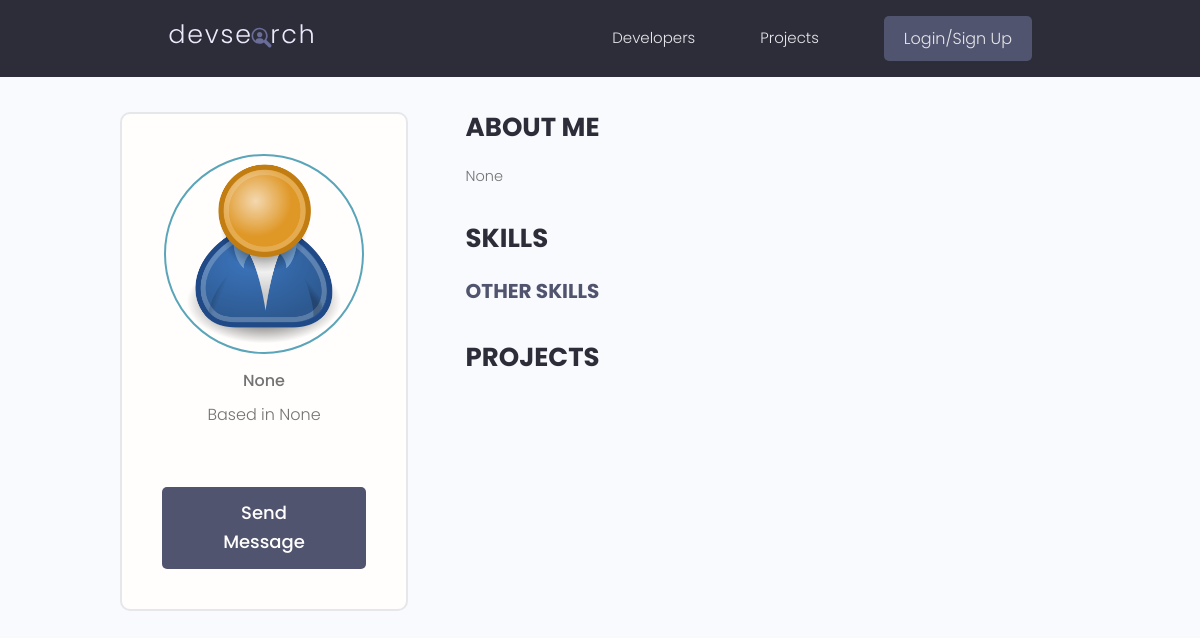
The page /profile/fe5327c821304a3ead88b619c2d0425d/ on the database as committed earlier.
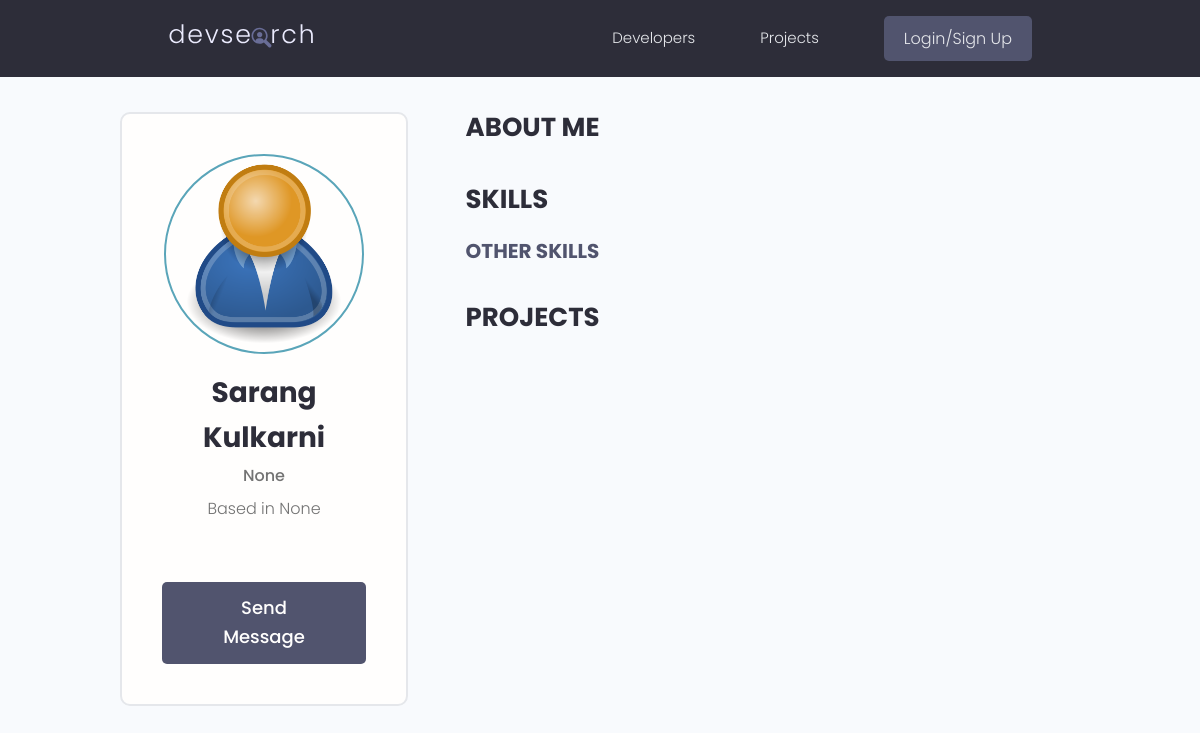
The same page on the database as committed later.
### users/models.py (models this page shows, shortened)
class Profile(models.Model):
    user = models.OneToOneField(
        User, on_delete=models.CASCADE, null=True, blank=True)
    name = models.CharField(max_length=200, blank=True, null=True)
    email = models.EmailField(max_length=500, blank=True, null=True)
    username = models.CharField(max_length=200, blank=True, null=True)
    location = models.CharField(max_length=200, blank=True, null=True)
    short_intro = models.CharField(max_length=200, blank=True, null=True)
    bio = models.TextField(blank=True, null=True)
    profile_image = models.ImageField(
        null=True, blank=True, upload_to='profiles/', default="profiles/user-default.png")
    social_github = models.CharField(max_length=200, blank=True, null=True)
    social_twitter = models.CharField(max_length=200, blank=True, null=True)
    social_linkedin = models.CharField(max_length=200, blank=True, null=True)
    social_youtube = models.CharField(max_length=200, blank=True, null=True)
    social_website = models.CharField(max_length=200, blank=True, null=True)
    created = models.DateTimeField(auto_now_add=True)
    id = models.UUIDField(default=uuid.uuid4, unique=True,
                          primary_key=True, editable=False)
    class Meta:
        ordering = ['created']
    @property
    def imageURL(self):
        try:
            url = self.profile_image.url
        except:
            url = ''
        return url

### users/views.py (the view)
# urls.py: path('profile/<str:pk>/', views.userProfile, name="user-profile"),
def userProfile(request, pk):
    profile = Profile.objects.get(id=pk)
    topSkills = profile.skill_set.exclude(description__exact="")
    otherSkills = profile.skill_set.filter(description="")
    context = {'profile': profile, 'topSkills': topSkills,
               "otherSkills": otherSkills}
    return render(request, 'users/user-profile.html', context)

### users/templates/users/user-profile.html (shortened to what this page needs)
{% extends 'main.html' %}
{% block content %}
<main class="profile my-md">
    <div class="container">
        <div class="layout">
            <div class="column column--1of3">
                <div class="card text-center">
                    <div class="card__body dev">
                        <img class="avatar avatar--xl" src="{{ profile.imageURL }}" />
                        <h2 class="dev__name">{{profile.name}}</h2>
                        <p class="dev__title">{{profile.short_intro}}</p>
                        <p class="dev__location">Based in {{profile.location}}</p>
                        {% if request.user.profile.id != profile.id %}
                        <a href="{% url 'create-message' profile.id %}" class="btn btn--sub btn--lg">Send Message </a>
                        {% endif %}
                    </div>
                </div>
            </div>
            <div class="column column--2of3">
                <div class="devInfo">
                    <h3 class="devInfo__title">About Me</h3>
                    <p class="devInfo__about">{{profile.bio}}</p>
                </div>
                <div class="devInfo">
                    <h3 class="devInfo__title">Skills</h3>
                    <div class="devInfo__skills">
                        <h3 class="devInfo__subtitle">Other Skills</h3>
                    </div>
                </div>
                <div class="devInfo">
                    <h3 class="devInfo__title">Projects</h3>
                </div>
            </div>
        </div>
    </div>
</main>
{% endblock content %}

### templates/main.html (shortened to what this page needs)
<!DOCTYPE html>
{% load static %}
<html>
<head>
    <link rel="stylesheet" href="https://cdn.iconmonstr.com/1.3.0/css/iconmonstr-iconic-font.min.css" />
    <link rel="stylesheet" href="{% static 'uikit/styles/uikit.css' %}" />
    <link rel="stylesheet" href="{% static 'styles/app.css' %}" />
</head>
<body>
    {% include 'navbar.html' %}
    {% block content %}
    {% endblock content %}
</body>
</html>

### templates/navbar.html (shortened to what this page needs)
{% load static %}
<header class="header">
    <div class="container container--narrow">
        <a href="{% url 'profiles' %}" class="header__logo">
            <img src="{% static 'images/logo.svg' %} " alt="DevSearch Logo" />
        </a>
        <nav class="header__nav">
            <ul class="header__menu">
                <li class="header__menuItem"><a href="{% url 'profiles' %}">Developers</a></li>
                <li class="header__menuItem"><a href="{% url 'projects' %}">Projects</a></li>
                {% if request.user.is_authenticated %}
                <li class="header__menuItem"><a href="{% url 'inbox' %}">Inbox</a></li>
                <li class="header__menuItem"><a href="{% url 'account' %}">Account</a></li>
                <li class="header__menuItem"><a href="{% url 'logout' %}" class="btn btn--sub">Logout</a></li>
                {% else %}
                <li class="header__menuItem"><a href="{% url 'login' %}" class="btn btn--sub">Login/Sign Up</a></li>
                {% endif %}
            </ul>
        </nav>
    </div>
</header>

### static/styles/app.css (style rules this page uses)
:root { --color-sub: #2d2d39; }
.btn--sub { background-color: var(--color-sub-light); }
.card { border: 2px solid var(--color-light); }
img { width: 100%; }
.header { position: sticky; z-index: 111; background-color: var(--color-sub); padding: 1.5rem 0; }
.header > .container { display: flex; justify-content: space-between; align-items: center; }
.header__logo > img { height: 3.8rem; }
.header__nav > ul { display: inline-flex; align-items: center; list-style: none; gap: 6.5rem; }
.header__menuItem > a { color: var(--color-light); font-weight: 300; }
.profile .card > .dev { padding: 4rem; }
.dev__name { color: var(--color-sub); font-size: 2.8rem; font-weight: 700; margin-top: 1rem; margin-bottom: 0.5rem; }
.dev__title { font-size: 1.6rem; font-weight: 500; line-height: 1.3; }
.dev__location { margin-top: 1rem; }
.devInfo { margin-bottom: 3rem; }
.devInfo__title, .devInfo__subtitle { font-size: 2.6rem; color: var(--color-sub); text-transform: uppercase; font-weight: 700; margin-bottom: 1.5rem; }
.devInfo__subtitle { font-size: 2rem; color: var(--color-sub-light); }

### static/uikit/styles/modules/_variables.css (style rules this page uses)
:root { --color-main: #5aa5b9; --color-main-light: #e6faff; --color-sub: #3f4156; --color-sub-light: #51546e; --color-sub-lighter: #ededfd; --color-text: #737373; --color-gray: #8b8b8b; --color-light: #e5e7eb; --color-light-gray: #767676; --color-bg: #f8fafd; --color-white: #fffefd; --color-white-light: #f3f3f3; --color-success: #359e64; --color-success-bg: #def8e8; --color-error: #fc4b0b; --color-error-bg: #fff2ee; --font-base: 'Poppins', arial, helvetica, 'Segoe UI', roboto, ubuntu, sans-serif; --font-monospace: 'Fira Code', 'Courier New', courier, monospace; --font-regular: 300; --font-medium: 500; --font-bold: 700; --generic-shadow: 1px 1px 5px #00000010; --generic-transition: all 0.3s ease-in-out; }

### static/uikit/styles/modules/_base.css (style rules this page uses)
* { margin: 0; padding: 0; box-sizing: border-box; text-rendering: optimizeLegibility; color: inherit; font-size: inherit; }
html { font-size: 50%; }
@media only screen and (min-width: 480px) { html { font-size: 56.25%; } }
@media only screen and (min-width: 1200px) { html { font-size: 62.5%; } }
body { line-height: 1.6; font-weight: 400; font-size: 1.5rem; color: var(--color-text); background-color: var(--color-bg); min-height: 100vh; }

### static/uikit/styles/modules/_typography.css (style rules this page uses)
* { font-family: var(--font-base); }
h2 { font-size: 3.6rem; font-weight: var(--font-bold); }
h3 { font-size: 3.2rem; font-weight: var(--font-medium); }
p, span, strong { font-size: 1.6rem; color: var(--color-text); font-weight: var(--font-regular); }
a { padding-bottom: 2px; text-decoration: none; display: inline-block; color: var(--color-main); font-weight: var(--font-medium); }

### static/uikit/styles/modules/_utilities.css (style rules this page uses)
.container { width: 92%; max-width: 165rem; margin: 0 auto; box-sizing: border-box; }
.container--narrow { width: 92%; max-width: 120rem; }
@media screen and (min-width: 1000px) { .container { width: 90%; } }
@media screen and (min-width: 1000px) { .container--narrow { width: 85%; } }
@media screen and (min-width: 1200px) { .container { width: 80%; } }
@media screen and (min-width: 1200px) { .container--narrow { width: 72%; } }
.text-center { text-align: center; }
.my-md { margin: 3rem auto; }

### static/uikit/styles/modules/_avatar.css (style rules this page uses)
.avatar { border-radius: 50%; border: 2px solid var(--color-main); object-fit: cover; }
.avatar--xl { height: 20rem; width: 20rem; }

### static/uikit/styles/modules/_button.css (style rules this page uses)
.btn { display: inline-block; position: relative; cursor: pointer; background-color: var(--color-light); font-weight: var(--font-medium); color: var(--color-sub); text-decoration: none; padding: 1rem 2rem; border-radius: 0.5rem; border: none; width: -webkit-fit-content; width: -moz-fit-content; width: fit-content; height: -webkit-fit-content; height: -moz-fit-content; height: fit-content; font-size: 1.6rem; outline-width: 0; outline-color: transparent; -webkit-backface-visibility: hidden; backface-visibility: hidden; transition: all 0.3s ease-in-out; }
.btn--sub { background-color: var(--color-sub); color: var(--color-white); }
.btn--lg { font-size: 1.8rem; padding: 1.2rem 4.5rem; }

### static/uikit/styles/modules/_card.css (style rules this page uses)
.card { border-radius: 1rem; background-color: var(--color-white); border: 1.5px solid var(--color-light); width: auto; height: auto; margin-top: 0.5rem; margin-bottom: 0.5rem; overflow: hidden; }
.card__body, .card__header { padding: 2rem 2.5rem; }

### static/uikit/styles/modules/_layout.css (style rules this page uses)
.layout { display: flex; flex-flow: row wrap; justify-content: space-between; }
.layout > .column { margin-bottom: 3rem; }
.layout > .column.column--1of3 { flex-basis: 30%; }
.layout > .column.column--2of3 { flex-basis: 64%; }

Rows that differ between the two databases and show on the page:
changed Profile "None": name (not shown) → "Sarang Kulkarni"; bio "None" → (not shown)
